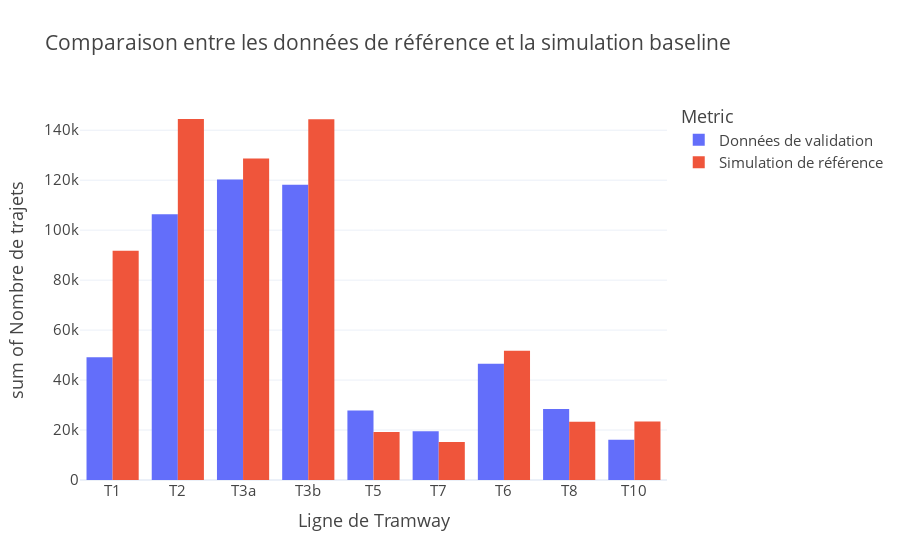

Here is the notebook cell this chart was saved with:
### Code cell
fig_surface_comp.show()

### Figure 1 — Plotly figure (JSON) as saved in the notebook; plotly's stock layout.template omitted (floating-point values rounded to 4 significant figures)
{"data": [{"alignmentgroup": "True", "bingroup": "x", "histfunc": "sum", "hovertemplate": "Metric=Données de validation<br>Ligne de Tramway=%{x}<br>sum of Nombre de trajets=%{y}<extra></extra>", "legendgroup": "Données de validation", "marker": {"color": "#636efa", "pattern": {"shape": ""}}, "name": "Données de validation", "offsetgroup": "Données de validation", "orientation": "v", "showlegend": true, "type": "histogram", "x": ["T1", "T2", "T3a", "T3b", "T5", "T7", "T6", "T8", "T10"], "xaxis": "x", "y": [49160.0, 106300.0, 120300.0, 118200.0, 27860.0, 19510.0, 46530.0, 28470.0, 16140.0], "yaxis": "y"}, {"alignmentgroup": "True", "bingroup": "x", "histfunc": "sum", "hovertemplate": "Metric=Simulation de référence<br>Ligne de Tramway=%{x}<br>sum of Nombre de trajets=%{y}<extra></extra>", "legendgroup": "Simulation de référence", "marker": {"color": "#EF553B", "pattern": {"shape": ""}}, "name": "Simulation de référence", "offsetgroup": "Simulation de référence", "orientation": "v", "showlegend": true, "type": "histogram", "x": ["T1", "T2", "T3a", "T3b", "T5", "T7", "T6", "T8", "T10"], "xaxis": "x", "y": [91800.0, 144500.0, 128700.0, 144400.0, 19200.0, 15200.0, 51700.0, 23300.0, 23400.0], "yaxis": "y"}], "layout": {"barmode": "group", "legend": {"title": {"text": "Metric"}, "tracegroupgap": 0}, "title": {"text": "Comparaison entre les données de référence et la simulation baseline"}, "xaxis": {"anchor": "y", "domain": [0, 1], "title": {"text": "Ligne de Tramway"}}, "yaxis": {"anchor": "x", "domain": [0, 1], "title": {"text": "sum of Nombre de trajets"}}}}
